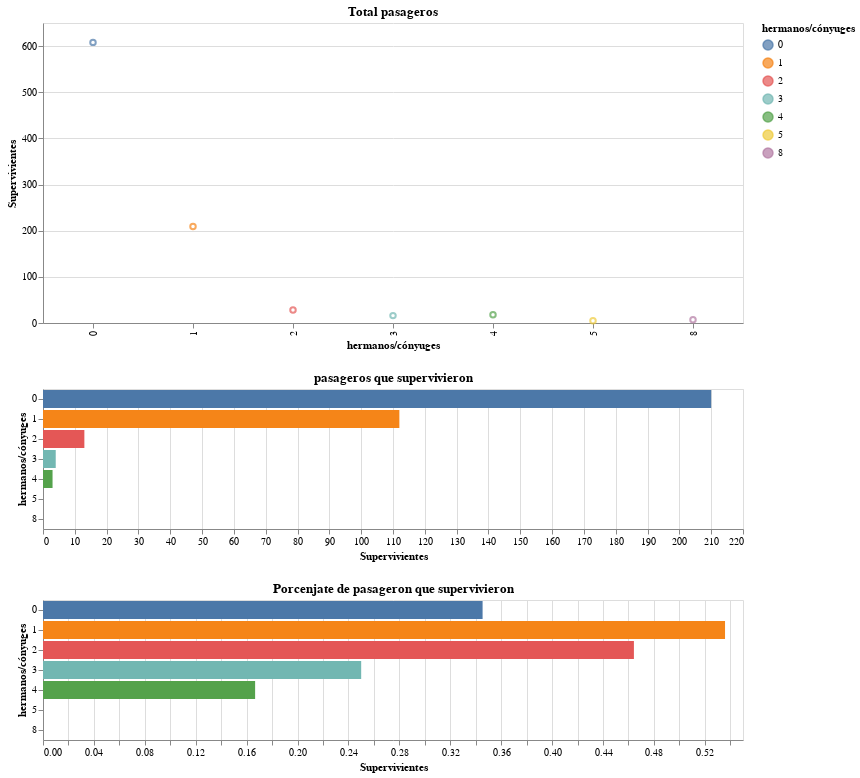

The code cell stored with this chart in its notebook:
### Code cell
points = alt.Chart(df_sibsp_t).mark_point().encode(
    x= 'hermanos/cónyuges',
    y = 'Supervivientes',
    color=alt.condition(brush, 'hermanos/cónyuges', alt.value('lightgray'))
).add_selection(
    brush
).properties(
    width= 700,
    title= 'Total pasageros'
)


bar = alt.Chart(df_sibsp).mark_bar().encode(
    y= 'hermanos/cónyuges:O',
    x = 'Supervivientes:Q',
    color = 'hermanos/cónyuges'
).transform_filter(
    brush
).properties(
    width= 700,
    title= 'pasageros que supervivieron'
)


bar2 = alt.Chart(df_sibSp_p).mark_bar().encode(
    y= 'hermanos/cónyuges:O',
    x= 'Supervivientes:Q',
    color = alt.Color('hermanos/cónyuges', legend=alt.Legend(title="hermanos/cónyuges"
))).transform_filter(
    brush
).properties(
    width= 700,
    title= 'Porcenjate de pasageron que supervivieron'
)

points & bar & bar2

### Figure 1 — Vega-Lite specification as saved in the notebook (floating-point values rounded to 4 significant figures)
{"config": {"view": {"continuousWidth": 400, "continuousHeight": 300}}, "vconcat": [{"data": {"name": "data-0c46a76a2982870871441e95decb552d"}, "mark": "point", "encoding": {"color": {"condition": {"type": "nominal", "field": "hermanos/cónyuges", "selection": "selector001"}, "value": "lightgray"}, "x": {"type": "nominal", "field": "hermanos/cónyuges"}, "y": {"type": "quantitative", "field": "Supervivientes"}}, "selection": {"selector001": {"type": "interval"}}, "title": "Total pasageros", "width": 700}, {"data": {"name": "data-2c33bb9a8a51c00e1375791dcc829a64"}, "mark": "bar", "encoding": {"color": {"type": "nominal", "field": "hermanos/cónyuges"}, "x": {"type": "quantitative", "field": "Supervivientes"}, "y": {"type": "ordinal", "field": "hermanos/cónyuges"}}, "title": "pasageros que supervivieron", "transform": [{"filter": {"selection": "selector001"}}], "width": 700}, {"data": {"name": "data-8e822414cb4030ca748332bbfca2a19a"}, "mark": "bar", "encoding": {"color": {"type": "nominal", "field": "hermanos/cónyuges", "legend": {"title": "hermanos/cónyuges"}}, "x": {"type": "quantitative", "field": "Supervivientes"}, "y": {"type": "ordinal", "field": "hermanos/cónyuges"}}, "title": "Porcenjate de pasageron que supervivieron", "transform": [{"filter": {"selection": "selector001"}}], "width": 700}], "$schema": "https://vega.github.io/schema/vega-lite/v4.8.1.json", "datasets": {"data-0c46a76a2982870871441e95decb552d": [{"hermanos/cónyuges": "0", "Supervivientes": 608}, {"hermanos/cónyuges": "1", "Supervivientes": 209}, {"hermanos/cónyuges": "2", "Supervivientes": 28}, {"hermanos/cónyuges": "3", "Supervivientes": 16}, {"hermanos/cónyuges": "4", "Supervivientes": 18}, {"hermanos/cónyuges": "5", "Supervivientes": 5}, {"hermanos/cónyuges": "8", "Supervivientes": 7}], "data-2c33bb9a8a51c00e1375791dcc829a64": [{"hermanos/cónyuges": "0", "Supervivientes": 210}, {"hermanos/cónyuges": "1", "Supervivientes": 112}, {"hermanos/cónyuges": "2", "Supervivientes": 13}, {"hermanos/cónyuges": "3", "Supervivientes": 4}, {"hermanos/cónyuges": "4", "Supervivientes": 3}, {"hermanos/cónyuges": "5", "Supervivientes": 0}, {"hermanos/cónyuges": "8", "Supervivientes": 0}], "data-8e822414cb4030ca748332bbfca2a19a": [{"hermanos/cónyuges": "0", "Supervivientes": 0.3454}, {"hermanos/cónyuges": "1", "Supervivientes": 0.5359}, {"hermanos/cónyuges": "2", "Supervivientes": 0.4643}, {"hermanos/cónyuges": "3", "Supervivientes": 0.25}, {"hermanos/cónyuges": "4", "Supervivientes": 0.1667}, {"hermanos/cónyuges": "5", "Supervivientes": 0.0}, {"hermanos/cónyuges": "8", "Supervivientes": 0.0}]}}
